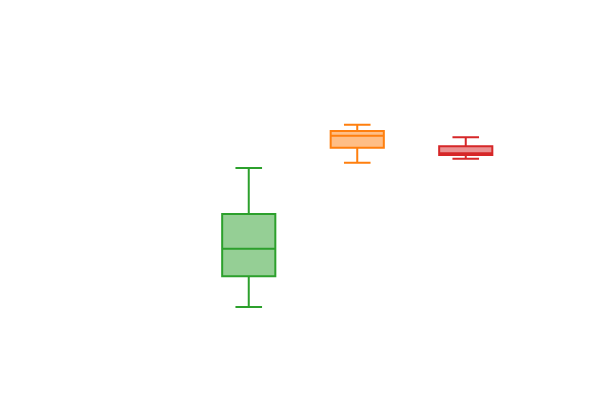
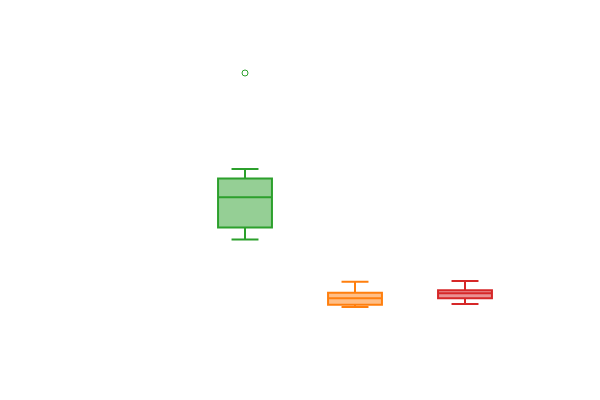
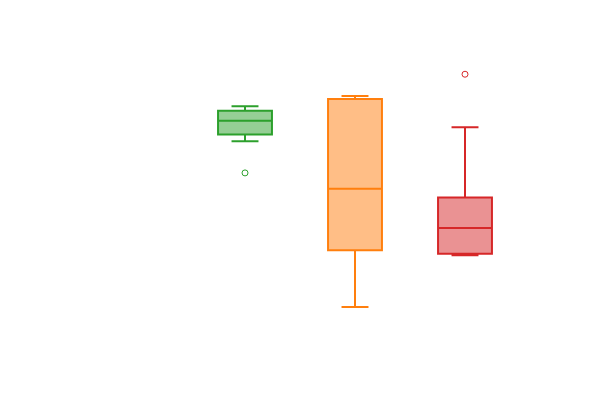

The cell these charts' notebook holds for them, in order:
### Code cell
import plotly.express as px

# Define the columns to plot with corresponding x-axis titles
columns_to_plot = {
    'Mean Error (SUV)': 'Mean Error', 
    'Mean Absolure Error (SUV)': 'Mean Absolute Error', 
    'Structual Similarity Index': 'Structural Similarity Index'
}
group_color_mapping = {
    'Internal': '#ffffff',
    'X-Scanner': '#2ca02c', # Soft Green
    'X-TracerI': '#ff7f0e',  # Muted Orange
    'X-TracerII': '#d62728', # Soft Red


}

# Create box plots for each metric with customized axis titles
for column, xaxis_title in columns_to_plot.items():
    fig = px.box(df_filtered, 
                 x='Group', 
                 y=column, 
                 color='Group',  # Different colors for each group
                 points="suspectedoutliers",  # Show all points including outliers
                 color_discrete_map=group_color_mapping)  # Apply custom colors
    

    # Customize the layout to include axis titles
    fig.update_layout(
        plot_bgcolor='rgba(0,0,0,0)',  # Transparent background
        paper_bgcolor='rgba(0,0,0,0)',  # Transparent background
        height=400,  # Set plot height
        width=600,  # Set plot width
        title={
            'text': xaxis_title,  # Dynamic title
            'x': 0.5,  # Center title
            'xanchor': 'center',
            'yanchor': 'top',
            'font': {'color': 'white', 'size': 30, 'family': "Open Sans", 'weight': 'bold'},  # Title font in white and bold
        },
        yaxis_title='SUV',  # Custom y-axis title
        font=dict(
            family="Open Sans",  # Font type
            size=24,  # Set larger font size for axis labels
            color="white"  # Set font color to white
        ),
        legend=dict(
            font=dict(size=24, color="white")  # Increase legend font size and set to white
        ),
        showlegend=False

    )
    
    # Customize the axes to remove gridlines and increase tick label sizes in white
    fig.update_xaxes(showgrid=False, tickfont=dict(size=20, color='white'))  # Increase x-axis tick label size and set to white
    fig.update_yaxes(showgrid=False, tickfont=dict(size=20, color='white'), zeroline=False) # Increase y-axis tick label size and set to white

    fig.show()

### Figure 1 — Plotly figure (JSON) as saved in the notebook; plotly's stock layout.template omitted (floating-point values rounded to 4 significant figures)
{"data": [{"alignmentgroup": "True", "boxpoints": "suspectedoutliers", "hovertemplate": "Group=%{x}<br>Mean Error (SUV)=%{y}<extra></extra>", "legendgroup": "Internal", "marker": {"color": "#ffffff"}, "name": "Internal", "notched": false, "offsetgroup": "Internal", "orientation": "v", "showlegend": true, "type": "box", "x": ["Internal", "Internal", "Internal", "Internal", "Internal", "Internal", "Internal", "Internal"], "x0": " ", "xaxis": "x", "y": [-1.189, 0.252, -0.3453, 0.4697, -0.2675, -1.191, -0.5719, -1.651], "y0": " ", "yaxis": "y"}, {"alignmentgroup": "True", "boxpoints": "suspectedoutliers", "hovertemplate": "Group=%{x}<br>Mean Error (SUV)=%{y}<extra></extra>", "legendgroup": "X-Scanner", "marker": {"color": "#2ca02c"}, "name": "X-Scanner", "notched": false, "offsetgroup": "X-Scanner", "orientation": "v", "showlegend": true, "type": "box", "x": ["X-Scanner", "X-Scanner", "X-Scanner", "X-Scanner", "X-Scanner", "X-Scanner", "X-Scanner", "X-Scanner", "X-Scanner", "X-Scanner", "X-Scanner", "X-Scanner"], "x0": " ", "xaxis": "x", "y": [-2.803, -2.619, -2.059, -1.38, -1.522, -1.914, -2.505, -1.484, -1.579, -2.118, -0.8593, -2.243], "y0": " ", "yaxis": "y"}, {"alignmentgroup": "True", "boxpoints": "suspectedoutliers", "hovertemplate": "Group=%{x}<br>Mean Error (SUV)=%{y}<extra></extra>", "legendgroup": "X-TracerI", "marker": {"color": "#ff7f0e"}, "name": "X-TracerI", "notched": false, "offsetgroup": "X-TracerI", "orientation": "v", "showlegend": true, "type": "box", "x": ["X-TracerI", "X-TracerI", "X-TracerI", "X-TracerI", "X-TracerI", "X-TracerI", "X-TracerI", "X-TracerI", "X-TracerI", "X-TracerI"], "x0": " ", "xaxis": "x", "y": [-0.2533, -0.7853, -0.5892, -0.4296, -0.5755, -0.3893, -0.484, -0.3293, -0.3401, -0.3751], "y0": " ", "yaxis": "y"}, {"alignmentgroup": "True", "boxpoints": "suspectedoutliers", "hovertemplate": "Group=%{x}<br>Mean Error (SUV)=%{y}<extra></extra>", "legendgroup": "X-TracerII", "marker": {"color": "#d62728"}, "name": "X-TracerII", "notched": false, "offsetgroup": "X-TracerII", "orientation": "v", "showlegend": true, "type": "box", "x": ["X-TracerII", "X-TracerII", "X-TracerII", "X-TracerII", "X-TracerII", "X-TracerII", "X-TracerII", "X-TracerII", "X-TracerII", "X-TracerII", "X-TracerII"], "x0": " ", "xaxis": "x", "y": [-0.6535, -0.5654, -0.4302, -0.5166, -0.6677, -0.6585, -0.5517, -0.6939, -0.5988, -0.73, -0.6785], "y0": " ", "yaxis": "y"}], "layout": {"boxmode": "overlay", "font": {"color": "white", "family": "Open Sans", "size": 24}, "height": 400, "legend": {"font": {"color": "white", "size": 24}, "title": {"text": "Group"}, "tracegroupgap": 0}, "margin": {"t": 60}, "paper_bgcolor": "rgba(0,0,0,0)", "plot_bgcolor": "rgba(0,0,0,0)", "showlegend": false, "title": {"font": {"color": "white", "family": "Open Sans", "size": 30, "weight": "bold"}, "text": "Mean Error", "x": 0.5, "xanchor": "center", "yanchor": "top"}, "width": 600, "xaxis": {"anchor": "y", "categoryarray": ["Internal", "X-Scanner", "X-TracerI", "X-TracerII"], "categoryorder": "array", "domain": [0, 1], "showgrid": false, "tickfont": {"color": "white", "size": 20}, "title": {"text": "Group"}}, "yaxis": {"anchor": "x", "domain": [0, 1], "showgrid": false, "tickfont": {"color": "white", "size": 20}, "title": {"text": "SUV"}, "zeroline": false}}}

### Figure 2 — Plotly figure (JSON) as saved in the notebook; plotly's stock layout.template omitted (floating-point values rounded to 4 significant figures)
{"data": [{"alignmentgroup": "True", "boxpoints": "suspectedoutliers", "hovertemplate": "Group=%{x}<br>Mean Absolure Error (SUV)=%{y}<extra></extra>", "legendgroup": "Internal", "marker": {"color": "#ffffff"}, "name": "Internal", "notched": false, "offsetgroup": "Internal", "orientation": "v", "showlegend": true, "type": "box", "x": ["Internal", "Internal", "Internal", "Internal", "Internal", "Internal", "Internal", "Internal"], "x0": " ", "xaxis": "x", "y": [1.517, 0.8275, 0.9869, 0.9437, 1.074, 1.514, 1.457, 1.888], "y0": " ", "yaxis": "y"}, {"alignmentgroup": "True", "boxpoints": "suspectedoutliers", "hovertemplate": "Group=%{x}<br>Mean Absolure Error (SUV)=%{y}<extra></extra>", "legendgroup": "X-Scanner", "marker": {"color": "#2ca02c"}, "name": "X-Scanner", "notched": false, "offsetgroup": "X-Scanner", "orientation": "v", "showlegend": true, "type": "box", "x": ["X-Scanner", "X-Scanner", "X-Scanner", "X-Scanner", "X-Scanner", "X-Scanner", "X-Scanner", "X-Scanner", "X-Scanner", "X-Scanner", "X-Scanner", "X-Scanner"], "x0": " ", "xaxis": "x", "y": [4.417, 2.808, 2.486, 1.732, 1.79, 2.177, 2.708, 1.859, 1.922, 2.589, 1.623, 2.485], "y0": " ", "yaxis": "y"}, {"alignmentgroup": "True", "boxpoints": "suspectedoutliers", "hovertemplate": "Group=%{x}<br>Mean Absolure Error (SUV)=%{y}<extra></extra>", "legendgroup": "X-TracerI", "marker": {"color": "#ff7f0e"}, "name": "X-TracerI", "notched": false, "offsetgroup": "X-TracerI", "orientation": "v", "showlegend": true, "type": "box", "x": ["X-TracerI", "X-TracerI", "X-TracerI", "X-TracerI", "X-TracerI", "X-TracerI", "X-TracerI", "X-TracerI", "X-TracerI", "X-TracerI"], "x0": " ", "xaxis": "x", "y": [0.4917, 0.9156, 0.7324, 0.7304, 0.6671, 0.6237, 0.6553, 0.5305, 0.5488, 0.5007], "y0": " ", "yaxis": "y"}, {"alignmentgroup": "True", "boxpoints": "suspectedoutliers", "hovertemplate": "Group=%{x}<br>Mean Absolure Error (SUV)=%{y}<extra></extra>", "legendgroup": "X-TracerII", "marker": {"color": "#d62728"}, "name": "X-TracerII", "notched": false, "offsetgroup": "X-TracerII", "orientation": "v", "showlegend": true, "type": "box", "x": ["X-TracerII", "X-TracerII", "X-TracerII", "X-TracerII", "X-TracerII", "X-TracerII", "X-TracerII", "X-TracerII", "X-TracerII", "X-TracerII", "X-TracerII"], "x0": " ", "xaxis": "x", "y": [0.7211, 0.7457, 0.54, 0.5987, 0.7554, 0.7156, 0.6309, 0.9276, 0.6682, 0.9234, 0.7765], "y0": " ", "yaxis": "y"}], "layout": {"boxmode": "overlay", "font": {"color": "white", "family": "Open Sans", "size": 24}, "height": 400, "legend": {"font": {"color": "white", "size": 24}, "title": {"text": "Group"}, "tracegroupgap": 0}, "margin": {"t": 60}, "paper_bgcolor": "rgba(0,0,0,0)", "plot_bgcolor": "rgba(0,0,0,0)", "showlegend": false, "title": {"font": {"color": "white", "family": "Open Sans", "size": 30, "weight": "bold"}, "text": "Mean Absolute Error", "x": 0.5, "xanchor": "center", "yanchor": "top"}, "width": 600, "xaxis": {"anchor": "y", "categoryarray": ["Internal", "X-Scanner", "X-TracerI", "X-TracerII"], "categoryorder": "array", "domain": [0, 1], "showgrid": false, "tickfont": {"color": "white", "size": 20}, "title": {"text": "Group"}}, "yaxis": {"anchor": "x", "domain": [0, 1], "showgrid": false, "tickfont": {"color": "white", "size": 20}, "title": {"text": "SUV"}, "zeroline": false}}}

### Figure 3 — Plotly figure (JSON) as saved in the notebook; plotly's stock layout.template omitted (floating-point values rounded to 4 significant figures)
{"data": [{"alignmentgroup": "True", "boxpoints": "suspectedoutliers", "hovertemplate": "Group=%{x}<br>Structual Similarity Index=%{y}<extra></extra>", "legendgroup": "Internal", "marker": {"color": "#ffffff"}, "name": "Internal", "notched": false, "offsetgroup": "Internal", "orientation": "v", "showlegend": true, "type": "box", "x": ["Internal", "Internal", "Internal", "Internal", "Internal", "Internal", "Internal", "Internal"], "x0": " ", "xaxis": "x", "y": [0.8805, 0.9559, 0.9441, 0.945, 0.9745, 0.9356, 0.9086, 0.8988], "y0": " ", "yaxis": "y"}, {"alignmentgroup": "True", "boxpoints": "suspectedoutliers", "hovertemplate": "Group=%{x}<br>Structual Similarity Index=%{y}<extra></extra>", "legendgroup": "X-Scanner", "marker": {"color": "#2ca02c"}, "name": "X-Scanner", "notched": false, "offsetgroup": "X-Scanner", "orientation": "v", "showlegend": true, "type": "box", "x": ["X-Scanner", "X-Scanner", "X-Scanner", "X-Scanner", "X-Scanner", "X-Scanner", "X-Scanner", "X-Scanner", "X-Scanner", "X-Scanner", "X-Scanner", "X-Scanner"], "x0": " ", "xaxis": "x", "y": [0.8167, 0.8701, 0.8845, 0.9214, 0.9218, 0.8996, 0.8666, 0.9147, 0.915, 0.899, 0.9114, 0.8919], "y0": " ", "yaxis": "y"}, {"alignmentgroup": "True", "boxpoints": "suspectedoutliers", "hovertemplate": "Group=%{x}<br>Structual Similarity Index=%{y}<extra></extra>", "legendgroup": "X-TracerI", "marker": {"color": "#ff7f0e"}, "name": "X-TracerI", "notched": false, "offsetgroup": "X-TracerI", "orientation": "v", "showlegend": true, "type": "box", "x": ["X-TracerI", "X-TracerI", "X-TracerI", "X-TracerI", "X-TracerI", "X-TracerI", "X-TracerI", "X-TracerI", "X-TracerI", "X-TracerI"], "x0": " ", "xaxis": "x", "y": [0.9335, 0.605, 0.6112, 0.9342, 0.6947, 0.7696, 0.7746, 0.9382, 0.9104, 0.8086], "y0": " ", "yaxis": "y"}, {"alignmentgroup": "True", "boxpoints": "suspectedoutliers", "hovertemplate": "Group=%{x}<br>Structual Similarity Index=%{y}<extra></extra>", "legendgroup": "X-TracerII", "marker": {"color": "#d62728"}, "name": "X-TracerII", "notched": false, "offsetgroup": "X-TracerII", "orientation": "v", "showlegend": true, "type": "box", "x": ["X-TracerII", "X-TracerII", "X-TracerII", "X-TracerII", "X-TracerII", "X-TracerII", "X-TracerII", "X-TracerII", "X-TracerII", "X-TracerII", "X-TracerII"], "x0": " ", "xaxis": "x", "y": [0.6869, 0.6933, 0.748, 0.7254, 0.7395, 0.6867, 0.6875, 0.9726, 0.7881, 0.889, 0.7296], "y0": " ", "yaxis": "y"}], "layout": {"boxmode": "overlay", "font": {"color": "white", "family": "Open Sans", "size": 24}, "height": 400, "legend": {"font": {"color": "white", "size": 24}, "title": {"text": "Group"}, "tracegroupgap": 0}, "margin": {"t": 60}, "paper_bgcolor": "rgba(0,0,0,0)", "plot_bgcolor": "rgba(0,0,0,0)", "showlegend": false, "title": {"font": {"color": "white", "family": "Open Sans", "size": 30, "weight": "bold"}, "text": "Structural Similarity Index", "x": 0.5, "xanchor": "center", "yanchor": "top"}, "width": 600, "xaxis": {"anchor": "y", "categoryarray": ["Internal", "X-Scanner", "X-TracerI", "X-TracerII"], "categoryorder": "array", "domain": [0, 1], "showgrid": false, "tickfont": {"color": "white", "size": 20}, "title": {"text": "Group"}}, "yaxis": {"anchor": "x", "domain": [0, 1], "showgrid": false, "tickfont": {"color": "white", "size": 20}, "title": {"text": "SUV"}, "zeroline": false}}}
